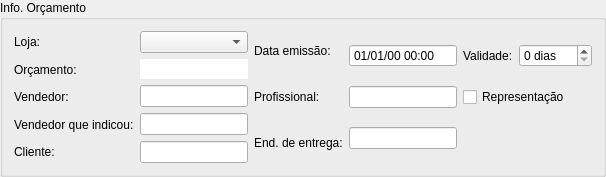
        <widget class="QGroupBox" name="groupBox_2">
         <property name="title">
          <string>Info. Orçamento</string>
         </property>
         <layout class="QGridLayout" name="gridLayout_3">
          <item row="0" column="0">
           <layout class="QHBoxLayout" name="horizontalLayout">
            <item>
             <layout class="QVBoxLayout" name="verticalLayout_6">
              <item>
               <widget class="QLabel" name="labelLoja">
                <property name="text">
                 <string>Loja:</string>
                </property>
               </widget>
              </item>
              <item>
               <widget class="QLabel" name="labelOrcamento">
                <property name="text">
                 <string>Orçamento:</string>
                </property>
               </widget>
              </item>
              <item>
               <widget class="QLabel" name="labelVendedor">
                <property name="sizePolicy">
                 <sizepolicy hsizetype="Fixed" vsizetype="Preferred">
                  <horstretch>0</horstretch>
                  <verstretch>0</verstretch>
                 </sizepolicy>
                </property>
                <property name="text">
                 <string>Vendedor:</string>
                </property>
               </widget>
              </item>
              <item>
               <widget class="QLabel" name="labelVendedorIndicou">
                <property name="sizePolicy">
                 <sizepolicy hsizetype="Fixed" vsizetype="Preferred">
                  <horstretch>0</horstretch>
                  <verstretch>0</verstretch>
                 </sizepolicy>
                </property>
                <property name="text">
                 <string>Vendedor que indicou:</string>
                </property>
               </widget>
              </item>
              <item>
               <widget class="QLabel" name="labelCliente">
                <property name="text">
                 <string>Cliente:</string>
                </property>
               </widget>
              </item>
             </layout>
            </item>
            <item>
             <layout class="QVBoxLayout" name="verticalLayout_4">
              <item>
               <widget class="ComboBox" name="comboBoxLoja"/>
              </item>
              <item>
               <widget class="QLineEdit" name="lineEditOrcamento">
                <property name="toolTip">
                 <string>&lt;html&gt;&lt;head/&gt;&lt;body&gt;&lt;p&gt;&lt;span style=&quot; font-weight:600;&quot;&gt;Código de Orçamento:&lt;/span&gt;&lt;/p&gt;&lt;p&gt;O código de orçamento é composto de:&lt;/p&gt;&lt;p&gt;* Sigla da loja &lt;/p&gt;&lt;p&gt;* Data (AA)&lt;/p&gt;&lt;p&gt;* Sequência de 4 dígitos&lt;/p&gt;&lt;p&gt;* 'R' se representação&lt;/p&gt;&lt;/body&gt;&lt;/html&gt;</string>
                </property>
                <property name="frame">
                 <bool>false</bool>
                </property>
                <property name="readOnly">
                 <bool>true</bool>
                </property>
               </widget>
              </item>
              <item>
               <widget class="ItemBox" name="itemBoxVendedor"/>
              </item>
              <item>
               <widget class="ItemBox" name="itemBoxVendedorIndicou"/>
              </item>
              <item>
               <widget class="ItemBox" name="itemBoxCliente"/>
              </item>
             </layout>
            </item>
           </layout>
          </item>
          <item row="0" column="1">
           <layout class="QHBoxLayout" name="horizontalLayout_2">
            <item>
             <layout class="QVBoxLayout" name="verticalLayout_7">
              <item>
               <widget class="QLabel" name="labelDateTime">
                <property name="text">
                 <string>Data emissão:</string>
                </property>
               </widget>
              </item>
              <item>
               <widget class="QLabel" name="labelProfissional">
                <property name="sizePolicy">
                 <sizepolicy hsizetype="Fixed" vsizetype="Preferred">
                  <horstretch>0</horstretch>
                  <verstretch>0</verstretch>
                 </sizepolicy>
                </property>
                <property name="text">
                 <string>Profissional:</string>
                </property>
               </widget>
              </item>
              <item>
               <widget class="QLabel" name="labelEndereco">
                <property name="sizePolicy">
                 <sizepolicy hsizetype="Fixed" vsizetype="Preferred">
                  <horstretch>0</horstretch>
                  <verstretch>0</verstretch>
                 </sizepolicy>
                </property>
                <property name="text">
                 <string>End. de entrega:</string>
                </property>
               </widget>
              </item>
             </layout>
            </item>
            <item>
             <layout class="QGridLayout" name="gridLayout_5">
              <item row="0" column="1">
               <layout class="QHBoxLayout" name="horizontalLayout_3">
                <item>
                 <widget class="QLabel" name="labelValidade">
                  <property name="sizePolicy">
                   <sizepolicy hsizetype="Fixed" vsizetype="Preferred">
                    <horstretch>0</horstretch>
                    <verstretch>0</verstretch>
                   </sizepolicy>
                  </property>
                  <property name="text">
                   <string>Validade:</string>
                  </property>
                 </widget>
                </item>
                <item>
                 <widget class="QSpinBox" name="spinBoxValidade">
                  <property name="toolTip">
                   <string>&lt;html&gt;&lt;head/&gt;&lt;body&gt;&lt;p&gt;Validade em dias do orçamento, contando a partir de hoje&lt;/p&gt;&lt;/body&gt;&lt;/html&gt;</string>
                  </property>
                  <property name="suffix">
                   <string> dias</string>
                  </property>
                  <property name="maximum">
                   <number>365</number>
                  </property>
                  <property name="singleStep">
                   <number>1</number>
                  </property>
                 </widget>
                </item>
               </layout>
              </item>
              <item row="2" column="0">
               <widget class="ItemBox" name="itemBoxEndereco"/>
              </item>
              <item row="1" column="0">
               <widget class="ItemBox" name="itemBoxProfissional"/>
              </item>
              <item row="0" column="0">
               <widget class="QDateTimeEdit" name="dateTimeEdit">
                <property name="toolTip">
                 <string>&lt;html&gt;&lt;head/&gt;&lt;body&gt;&lt;p&gt;Data/hora em que o orçamento foi criado pela primeira vez&lt;/p&gt;&lt;/body&gt;&lt;/html&gt;</string>
                </property>
                <property name="readOnly">
                 <bool>true</bool>
                </property>
                <property name="buttonSymbols">
                 <enum>QAbstractSpinBox::NoButtons</enum>
                </property>
                <property name="displayFormat">
                 <string>dd/MM/yy hh:mm</string>
                </property>
                <property name="calendarPopup">
                 <bool>false</bool>
                </property>
               </widget>
              </item>
              <item row="1" column="1">
               <widget class="QCheckBox" name="checkBoxRepresentacao">
                <property name="text">
                 <string>Representação</string>
                </property>
               </widget>
              </item>
             </layout>
            </item>
           </layout>
          </item>
         </layout>
        </widget>
